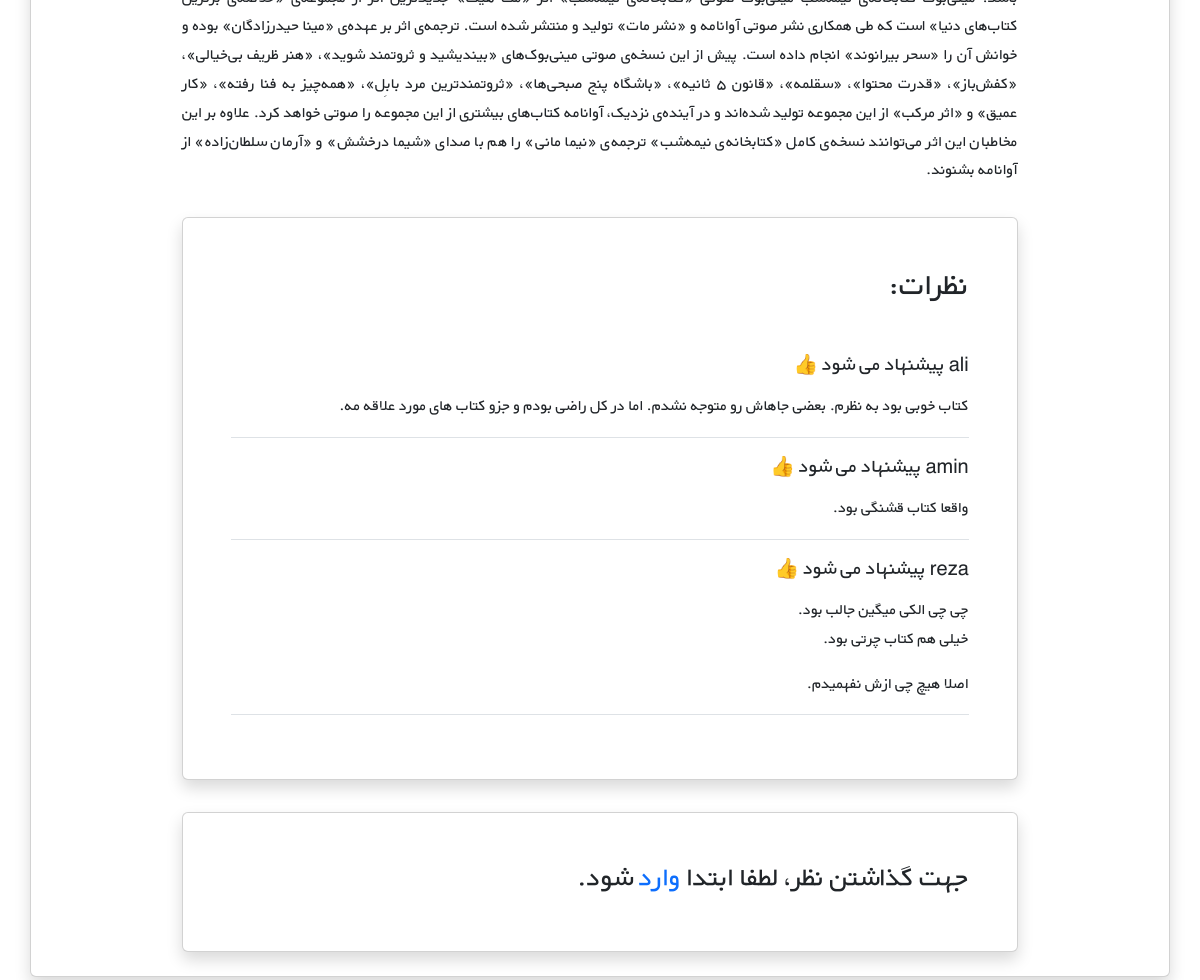
Before: /books/6/ (lower part) with the older database file.
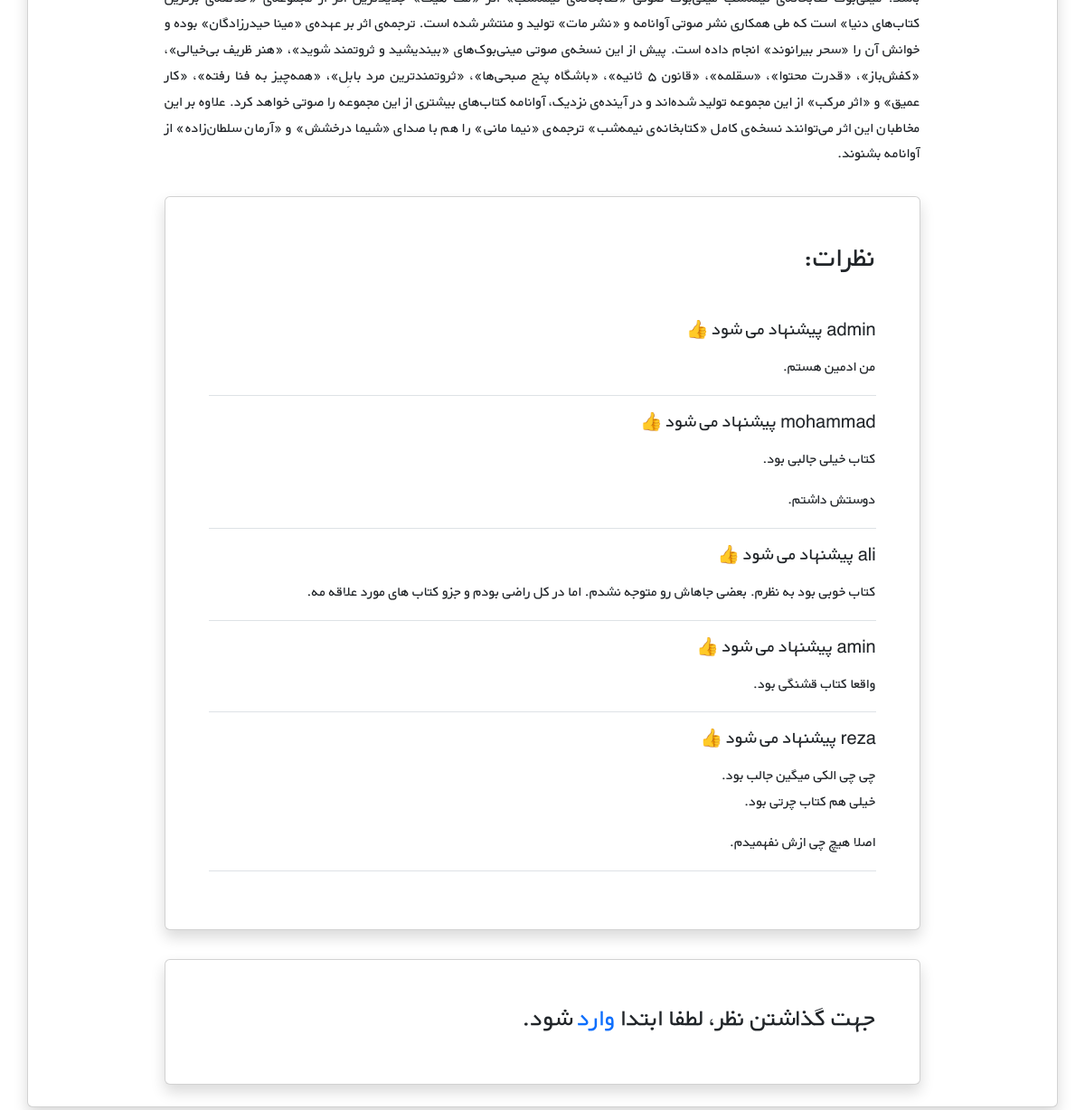
After: the same page with the newer database file.
### books/models.py (models this page shows, shortened)
class Comment(models.Model):
    text = models.TextField(verbose_name='متن نظر')
    datetime_created = models.DateTimeField(auto_now_add=True, verbose_name='زمان ایجاد')
    datetime_modified = models.DateTimeField(auto_now=True, verbose_name='زمان آخرین تغییر')
    book = models.ForeignKey(to=Book, on_delete=models.CASCADE, verbose_name='کتاب', related_name='comments')
    user = models.ForeignKey(to=get_user_model(), on_delete=models.SET_NULL, null=True, verbose_name='کاربر', related_name='comments')
    is_approved = models.BooleanField(default=False, verbose_name='تایید')
    is_recommended = models.BooleanField(default=True, verbose_name='پیشنهاد می شود')

### books/views.py (the view, shortened to what this page needs)
# urls.py: path('<int:pk>/', BookDetailView.as_view(), name='book_detail'),
class BookDetailView(generic.DetailView):
    model = Book
    template_name = 'books/book_detail.html'
    context_object_name = 'book'
    def get_context_data(self,*args, **kwargs):
        book=kwargs.get('object')
        comment_form = CommentForm()
        context={
            'book': book,
            'comments': Comment.objects.filter(is_approved=True, book=book.pk).order_by('-datetime_modified'),
            'comment_form': comment_form,
            }
        return context

### books/models.py (called while the page is built)
    def get_absolute_url(self):
        return reverse("book_detail", kwargs={"pk": self.pk})

### books/templates/books/book_detail.html (shortened to what this page needs)
{% extends "_base.html" %}
{% load static %}
{% load crispy_forms_tags %}
{% block content %}
<div class="d-flex justify-content-center">
    <div class="my-3 w-sm-75 w-100" style='text-align: justify'>
    </div>
</div>
<div class="d-flex justify-content-center">
    <div class="card shadow my-3 p-5 w-sm-75 w-100">
        <h2 class="mb-5">نظرات:</h2>
        {% if comments %}
            {% for comment in comments %}
                {% if comment.is_approved %}
                    <div class="border-bottom mb-3">
                        <h5 class="mb-3">
                            {% if comment.is_recommended %}
                                پیشنهاد می شود 👍
                            {% else %}
                                پیشنهاد نمی شود
                            {% endif %}
                        </h5>
                        <p>{{ comment.text|linebreaks }}</p>
                    </div>
                {% endif %}
            {% endfor %}
        {% else %}
            <p>برای این کتاب هنوز نظری ثبت نشده است. اولین نفر باشید</p>
        {% endif %}
    </div>
</div>
<div class="d-flex justify-content-center">
    <div class="card shadow my-3 p-5 w-sm-75 w-100">
        {% if user.is_authenticated %}
        <h3 id="insert_a_comment">نظر خود را وارد کنید:</h3>
        <form method="POST">
            {% csrf_token %}
            {{ comment_form|crispy }}
            <input type="submit" class="btn btn-primary" value="ارسال">
        </form>
        {% else %}
            <h3>جهت گذاشتن نظر، لطفا ابتدا <a class="text-decoration-none" href="{% url 'login' %}?next={{book.get_absolute_url}}#insert_a_comment">وارد</a> شود.</h3>
        {% endif %}
    </div>
</div>
{% endblock content %}

Changed rows visible on the page:
added Comment: is_recommended "پیشنهاد می شود 👍", text "من ادمین هستم."
added Comment: is_recommended "پیشنهاد می شود 👍", text "کتاب خیلی جالبی بود. دوستش داشتم."
